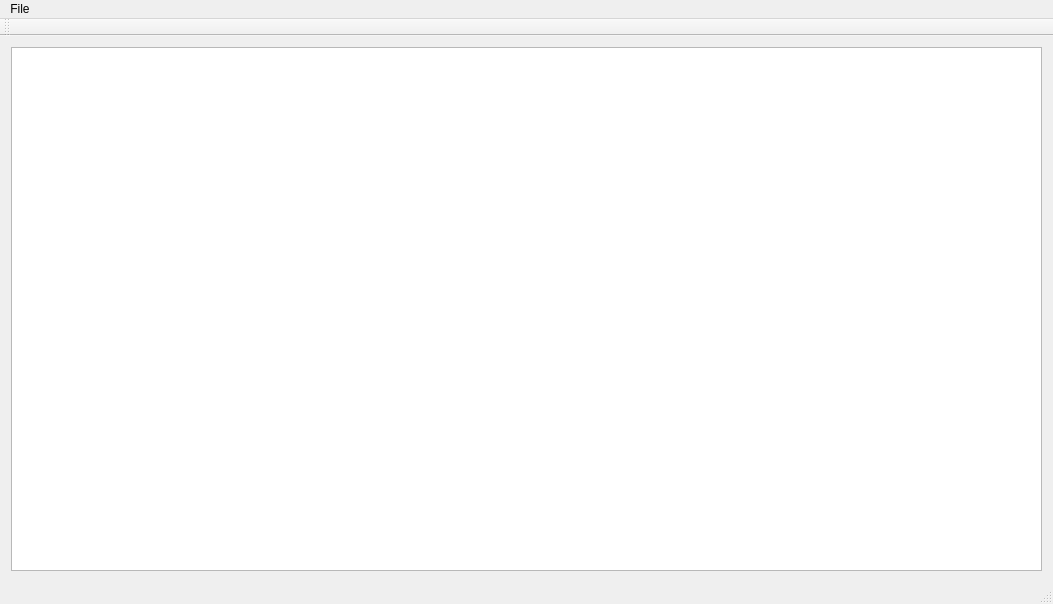
<?xml version="1.0" encoding="UTF-8"?>
<ui version="4.0">
 <class>MainWindow</class>
 <widget class="QMainWindow" name="MainWindow">
  <property name="geometry">
   <rect>
    <x>0</x>
    <y>0</y>
    <width>1053</width>
    <height>604</height>
   </rect>
  </property>
  <property name="windowTitle">
   <string>XmlReader</string>
  </property>
  <widget class="QWidget" name="centralWidget">
   <layout class="QVBoxLayout" name="verticalLayout">
    <item>
     <widget class="QTreeView" name="treeView"/>
    </item>
   </layout>
  </widget>
  <widget class="QMenuBar" name="menuBar">
   <property name="geometry">
    <rect>
     <x>0</x>
     <y>0</y>
     <width>1053</width>
     <height>26</height>
    </rect>
   </property>
   <widget class="QMenu" name="menuFile">
    <property name="title">
     <string>File</string>
    </property>
    <addaction name="actionOpen"/>
    <addaction name="actionClose_all"/>
    <addaction name="separator"/>
    <addaction name="actionExit_2"/>
   </widget>
   <addaction name="menuFile"/>
  </widget>
  <widget class="QToolBar" name="mainToolBar">
   <attribute name="toolBarArea">
    <enum>TopToolBarArea</enum>
   </attribute>
   <attribute name="toolBarBreak">
    <bool>false</bool>
   </attribute>
  </widget>
  <widget class="QStatusBar" name="statusBar"/>
  <action name="actionOpen">
   <property name="text">
    <string>Open</string>
   </property>
  </action>
  <action name="actionClose_all">
   <property name="text">
    <string>Close all</string>
   </property>
  </action>
  <action name="actionExit">
   <property name="text">
    <string>Exit</string>
   </property>
  </action>
  <action name="actionExit_2">
   <property name="text">
    <string>Exit</string>
   </property>
  </action>
 </widget>
 <layoutdefault spacing="6" margin="11"/>
 <resources/>
 <connections/>
</ui>
